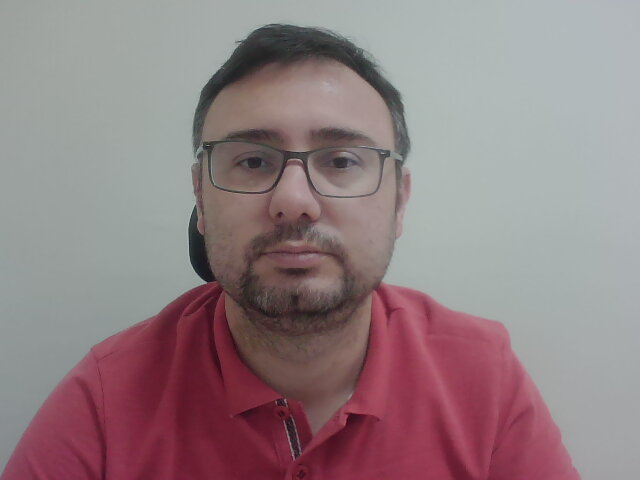
#> input picture images/yuz.jpg, 640 x 480 px
$ python goruntu_yuz_blurlama.py
#> lines starting #> are read from the running program, lines starting #| are printed output that depends on the picture
import cv2
import numpy as np
import os

yol=os.path.join(os.getcwd(),"images","yuz.jpg")
goruntu=cv2.imread(yol)
#> goruntu is the input picture: shape (480, 640, 3); mean B, G, R 131, 127.7, 146
parca=goruntu[30:325,150:420]
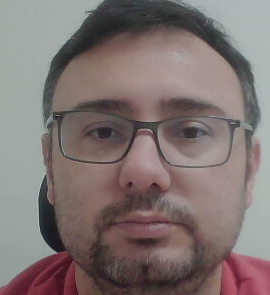
#> parca: shape (295, 270, 3); mean B, G, R 113.2, 114.8, 127.6
parca=cv2.blur(parca,(35,35))
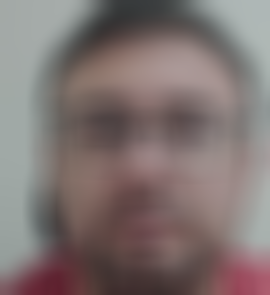
#> parca: shape (295, 270, 3); mean B, G, R 113.1, 114.7, 127.5
goruntu[30:325,150:420]=parca
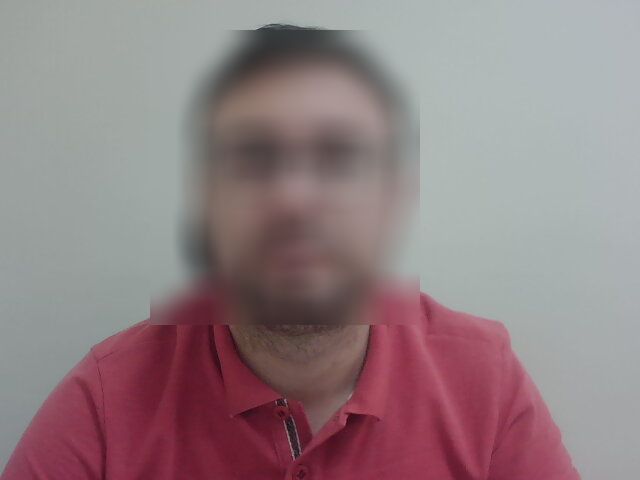
#> goruntu: shape (480, 640, 3); mean B, G, R 131, 127.7, 146
cv2.imshow("sonuc",goruntu)
cv2.waitKey(0)
cv2.destroyAllWindows()
